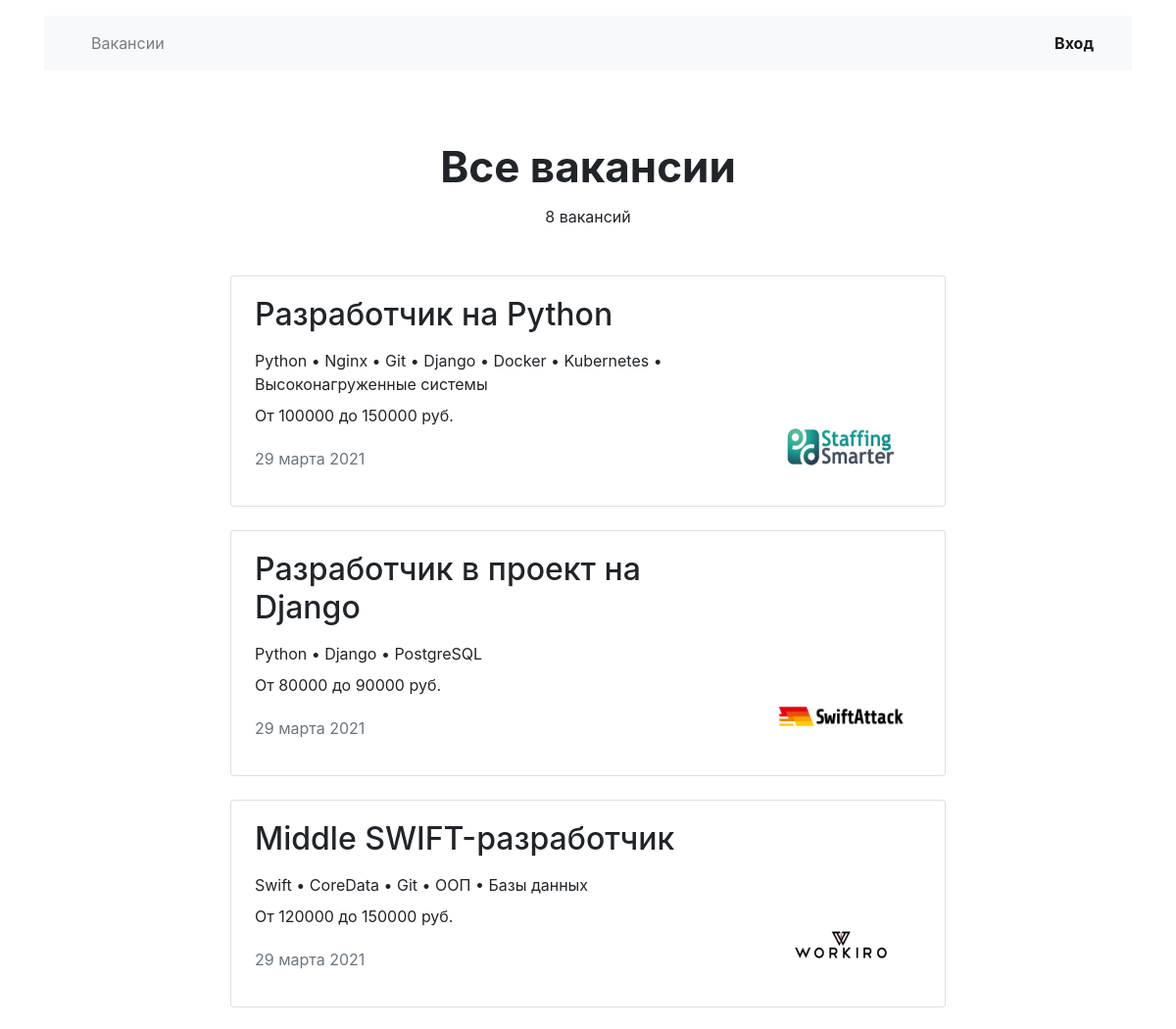
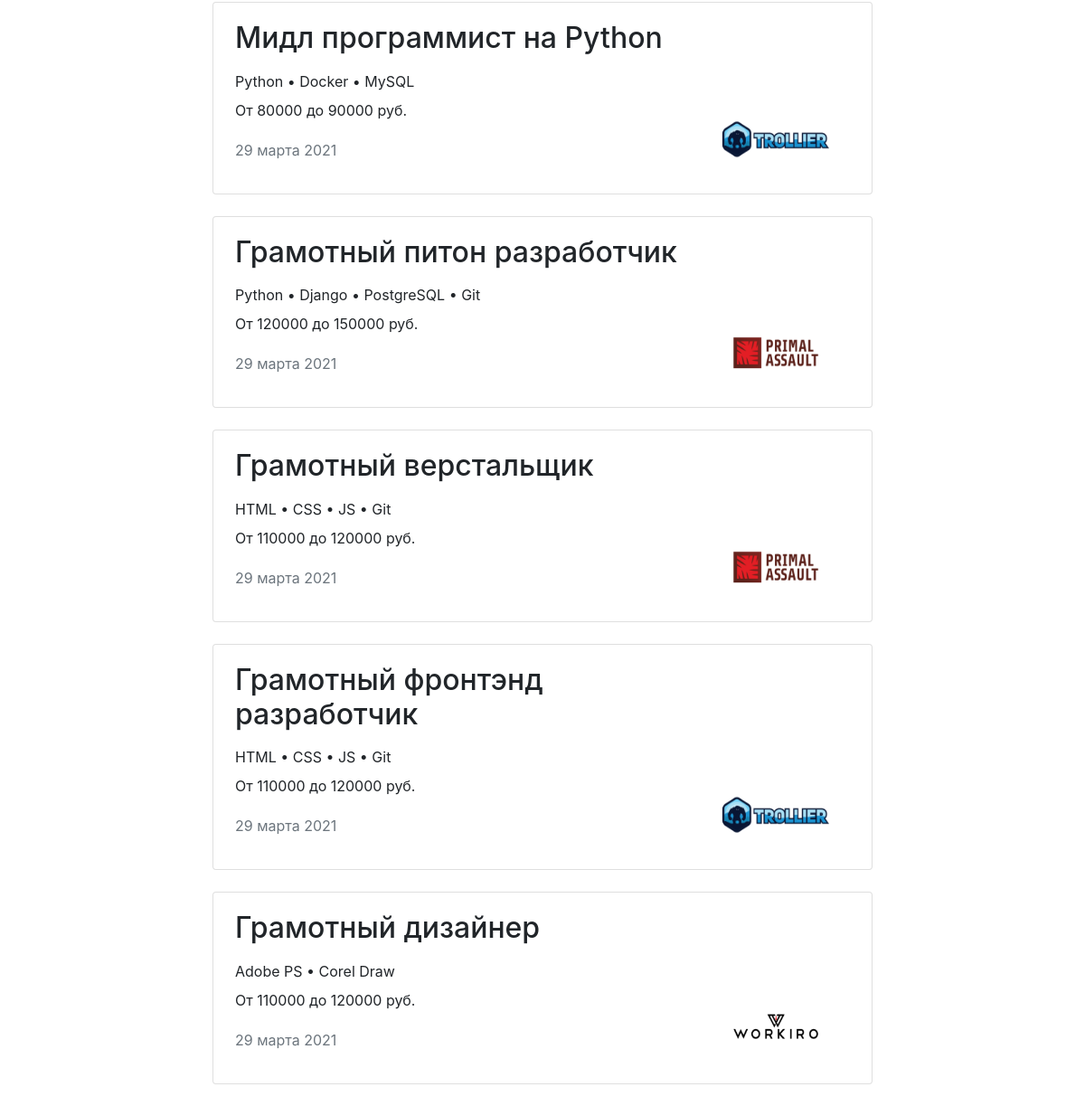
/vacancies/, run on an earlier commit of the app's database (2 pictures, top to bottom).
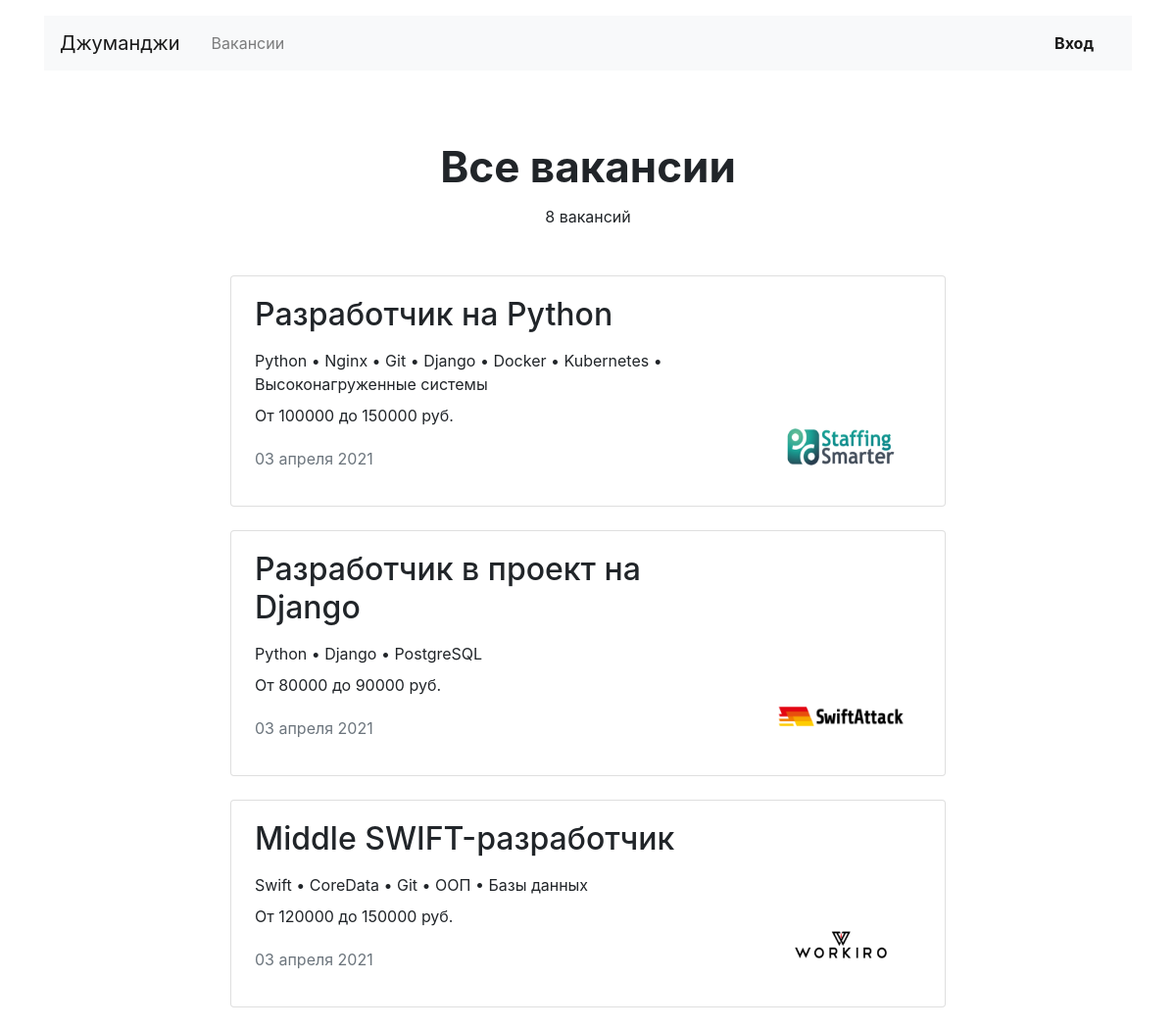
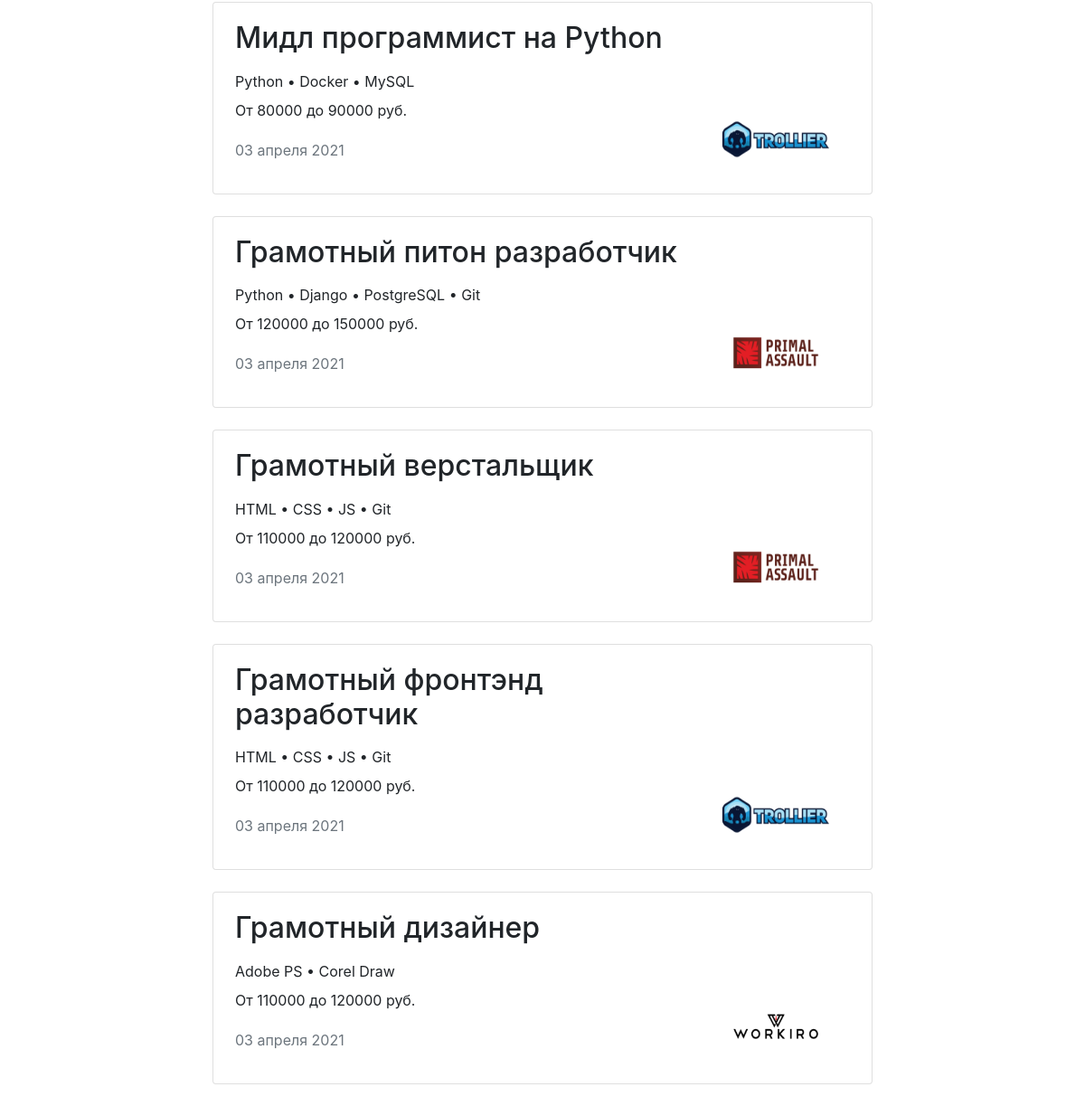
And on a later commit of the database (2 pictures, top to bottom).
### vacancies/models.py (models this page shows, shortened)
class Vacancy(models.Model):
    title = models.CharField(max_length=100)
    specialty = models.ForeignKey('Specialty', on_delete=models.CASCADE, related_name='vacancies')
    company = models.ForeignKey('Company', on_delete=models.CASCADE, related_name='vacancies')
    skills = models.CharField(max_length=999)
    description = models.TextField()
    salary_min = models.IntegerField()
    salary_max = models.IntegerField()
    published_at = models.DateField(auto_now_add=True)

class Company(models.Model):
    name = models.CharField(max_length=100)
    location = models.CharField(max_length=100)
    logo = models.URLField(default='https://place-hold.it/100x60')
    description = models.TextField()
    employee_count = models.IntegerField()

class Settings(models.Model):
    name = models.CharField(max_length=100, primary_key=True, unique=True)
    setval = models.CharField(max_length=100)

### vacancies/views.py (the view)
# urls.py: path('vacancies/', VacanciesView.as_view(), name='vacancies'),
class VacanciesView(ListView):
    template_name = 'vacancies.html'
    model = Vacancy
    context_object_name = 'vacancies'
    queryset = Vacancy.objects.select_related('company').all().order_by('-published_at')
    def get_context_data(self, **kwargs):
        context = super().get_context_data(**kwargs)
        context['title'] = 'Все вакансии'
        return context

### vacancies/context_processors.py (called while the page is built)
def site_title(request):
    return {'site_title': Settings.objects.get(name='site_title').setval}

def site_description(request):
    return {'site_description': Settings.objects.get(name='site_description').setval}

### vacancies/templatetags/filters.py (called while the page is built)
def count_str(count, base, suffixes):
    count_int = int(count) if count else 0
    suffix = suffixes[2]
    if (2 <= count_int % 10 <= 4) and (count_int % 100 // 10 != 1):
        suffix = suffixes[1]
    elif (count_int % 10 == 1) and (count_int % 100 // 10 != 1):
        suffix = suffixes[0]
    return base + suffix

@register.filter
def vacancies_count_str(vacancies_count):
    return count_str(vacancies_count, 'ваканси', ['я', 'и', 'й'])

@register.filter
def separated_list(strlist):
    return ' • '.join([item.strip() for item in strlist.split(',')])

### templates/vacancies/vacancies.html
{% extends 'base.html' %}
{% load static %}
{% load filters %}
{% block container %}
  <main class="container mt-3">
    <section>
      <h1 class="h1 text-center mx-auto mt-4 pt-5" style="font-size: 44px;"><strong>{{ title }}</strong></h1>
      <p class="text-center pt-1">{{ vacancies.count }} {{ vacancies.count|vacancies_count_str }}</p>
      <div class="row mt-5">
        <div class="col-12 col-lg-8 offset-lg-2 m-auto">
          {% for vacancy in vacancies %}
          <div class="card mb-4">
            <div class="card-body px-4">
              <div class="row">
                <div class="col-12 col-md-8 col-lg-9">
                  <h2 class="h2 pb-2"><a href="{% url 'vacancy' vacancy.id %}" class="uncolored">{{ vacancy.title }}</a></h2>
                  <p class="mb-2">{{ vacancy.skills|separated_list }}</p>
                  <p>От {{ vacancy.salary_min }} до {{ vacancy.salary_max }} руб.</p>
                  <p class="text-muted pt-1">{{ vacancy.published_at|date:"d E Y" }}</p>
                </div>
                <div class="col-12 col-md-4 col-lg-3 d-flex align-items-end">
                  <a href="{% url 'company' vacancy.company.id %}"><img src="{% static 'img/companies/' %}{{ vacancy.company.logo }}" width="130" height="80" alt=""></a>
                </div>
              </div>
            </div>
          </div>
          {% endfor %}
        </div>
      </div>
    </section>
  </main>
{% endblock %}

### templates/vacancies/base.html (shortened to what this page needs)
{% load static %}
<!DOCTYPE html>
<html lang="ru">
<head>
  <link rel="stylesheet" href="https://stackpath.bootstrapcdn.com/bootstrap/4.3.1/css/bootstrap.min.css">
  <link type="text/css" href="{% static 'css/style.css' %}" rel="stylesheet" />
</head>
<body>
  <header class="container mt-3">
    <nav class="navbar navbar-expand-lg navbar-light bg-light">
      <a class="navbar-brand mr-4" href="{% url 'home' %}">{{ site_title }}</a>
      <div class="collapse navbar-collapse justify-content-between" id="navbarNav">
        <ul class="navbar-nav col-10">
          <li class="nav-item">
            <a class="nav-link {% if request.path == vacancies %}active{% endif %}" href="{% url 'vacancies' %}">Вакансии</a>
          </li>
        </ul>
        <ul class="navbar-nav col-2 justify-content-end">
          <li class="nav-item active">
            <a href="#" class="nav-link font-weight-bold">Вход</a>
          </li>
        </ul>
      </div>
    </nav>
  </header>
  {% block container %}
  {% endblock %}
</body>
</html>

What changed in the data, as far as the page shows it:
now on this page (row edited): Settings: setval "Джуманджи"
changed Vacancy "Разработчик на Python": published_at "29 марта 2021" → "03 апреля 2021"
changed Vacancy "Разработчик в проект на Django": published_at "29 марта 2021" → "03 апреля 2021"
changed Vacancy "Middle SWIFT-разработчик": published_at "29 марта 2021" → "03 апреля 2021"
changed Vacancy "Мидл программист на Python": published_at "29 марта 2021" → "03 апреля 2021"
changed Vacancy "Грамотный питон разработчик": published_at "29 марта 2021" → "03 апреля 2021"
changed Vacancy "Грамотный верстальщик": published_at "29 марта 2021" → "03 апреля 2021"
changed Vacancy "Грамотный фронтэнд разработчик": published_at "29 марта 2021" → "03 апреля 2021"
changed Vacancy "Грамотный дизайнер": published_at "29 марта 2021" → "03 апреля 2021"
